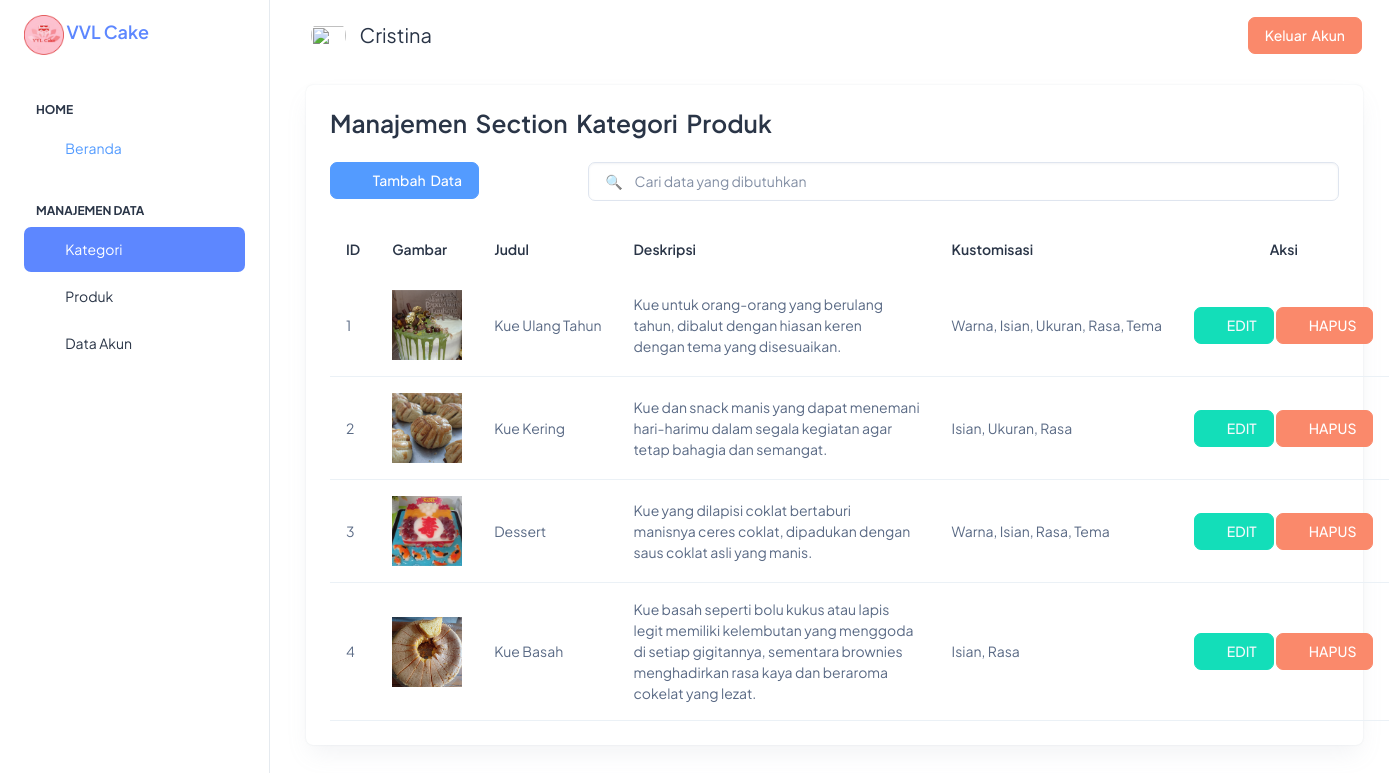
The page /admin_dashboard.php?section=produk_kami (signed in) on the database its author committed.
### tables this page shows
CREATE TABLE `produk_kami` (
  `id_produkkami` int(10) NOT NULL,
  `gambar_pk` varchar(255) NOT NULL,
  `judul_pk` varchar(80) NOT NULL,
  `deskripsi_pk` varchar(255) NOT NULL,
  `kustomisasi` varchar(255) NOT NULL
);

### web/produk_kami/produk_kami.php (the view, shortened to what this page needs)
<?php
$aksi = isset($_GET['aksi']) ? $_GET['aksi'] : "";
if ($aksi == "tambah") {
    include "produkkami_tambah.php";
} else if ($aksi == "edit") {
    include "produkkami_edit.php";
} else {
?>
    <div class="container-fluid">
        <div class="col-lg-12 d-flex align-items-stretch">
            <div class="card w-100">
                <div class="card-body p-4">
                    <h3 class="fw-semibold mb-4">Manajemen&nbsp; Section&nbsp; Kategori&nbsp; Produk</h3>
                    <div class="row">
                        <div class="mb-3 col-sm-3">
                            <a href="admin_dashboard.php?section=produk_kami&aksi=tambah" class="btn btn-info">
                                <span style="margin-right:10px;"><i class="ti ti-pencil-plus"></i></span>
                                <span>&nbsp;Tambah &nbsp;Data</span>
                            </a>
                        </div>
                        <div class="form-group mb-4 d-flex col-sm-9">
                            <input type="text" id="myInput" class="form-control" name="" placeholder="&#128269; &nbsp; &nbsp; Cari data yang dibutuhkan">
                        </div>
                    </div>
                    <div class="table-responsive-sm">
                        <table class="table text-nowrap mb-0 align-middle" width="100%" cellspacing="0">
                            <thead class="text-dark fs-4">
                                <tr>
                                    <th class="border-bottom-0" style="width: 5%">
                                        <h6 class="fw-semibold mb-0">ID</h6>
                                    </th>
                                    <th class="border-bottom-0" style="width: 15%">
                                        <h6 class="fw-semibold mb-0">Gambar</h6>
                                    </th>
                                    <th class="border-bottom-0" style="width: 15">
                                        <h6 class="fw-semibold mb-0">Judul</h6>
                                    </th>
                                    <th class="border-bottom-0" style="width: 25%">
                                        <h6 class="fw-semibold mb-0">Deskripsi</h6>
                                    </th>
                                    <th class="border-bottom-0" style="width:  15%">
                                        <h6 class="fw-semibold mb-0">Kustomisasi</h6>
                                    </th>
                                    <th class="border-bottom-0 text-center" style="width: 25%">
                                        <h6 class="fw-semibold mb-0">Aksi</h6>
                                    </th>
                                </tr>
                            </thead>
                            <tbody id="myTable">
                                <?php
                                $no = 1;
                                $sql = "SELECT * FROM produk_kami";
                                $query = mysqli_query($con, $sql);
                                while ($row = mysqli_fetch_array($query)) {
                                    $link_edit = "admin_dashboard.php?section=produk_kami&aksi=edit&id=$row[id_produkkami]";
                                    $link_gambar = "./assets/images/inserted_img/$row[gambar_pk]";
                                ?>
                                    <tr>
                                        <td>
                                            <?= $no; ?>
                                        </td>
                                        <td>
                                            <img src="<?= $link_gambar; ?>" class="zoom-hover" style='height: 70px; width: 70px; object-fit: cover'>
                                        </td>
                                        <td>
                                            <?= $row['judul_pk']; ?>
                                        </td>
                                        <td w>
                                            <?php $text = $row['deskripsi_pk'];
                                            $deskripsi = wordwrap($text, 40, "<br/>\n");
                                            echo $deskripsi;
                                            ?>
                                        </td>
                                        <td>
                                            <?= $row['kustomisasi'];
                                            ?>
                                        </td>
                                        <td class="text-center">
                                            <button type="button" class="btn btn-success">
                                                <a class="text-light" href="<?= $link_edit; ?>">
                                                    <i class="ti ti-edit"></i>&nbsp; EDIT
                                                </a>
                                            </button>
                                            <button type="button" class="btn btn-danger" data-bs-toggle="modal" data-bs-target="#hapuskategori<?= $row['id_produkkami']; ?>">
                                                <i class="ti ti-trash"></i>&nbsp; HAPUS
                                            </button>
                                        </td>
                                    </tr>
                                <?php
                                    $no++;
                                }
                                ?>
                            </tbody>
                        </table>
                    </div>
                </div>
            </div>
        </div>
    </div>
<?php
}
?>

### web/produk_kami/produk_kami.php (style rules this page uses)
.zoom-hover { transition: .2s; }

### rows shown on the page
produk_kami: gambar_pk (picture), judul_pk "Kue Ulang Tahun", deskripsi_pk "Kue untuk orang-orang yang berulang tahun, dibalut dengan hiasan keren dengan tema yang disesuaikan.", kustomisasi "Warna, Isian, Ukuran, Rasa, Tema"
produk_kami: gambar_pk (picture), judul_pk "Kue Kering", deskripsi_pk "Kue dan snack manis yang dapat menemani hari-harimu dalam segala kegiatan agar tetap bahagia dan semangat.", kustomisasi "Isian, Ukuran, Rasa"
produk_kami: gambar_pk (picture), judul_pk "Dessert", deskripsi_pk "Kue yang dilapisi coklat bertaburi manisnya ceres coklat, dipadukan dengan saus coklat asli yang manis.", kustomisasi "Warna, Isian, Rasa, Tema"
produk_kami: gambar_pk (picture), judul_pk "Kue Basah", deskripsi_pk "Kue basah seperti bolu kukus atau lapis legit memiliki kelembutan yang menggoda di setiap gigitannya, sementara brownies menghadirkan rasa kaya dan beraroma cokelat yang lezat.", kustomisasi "Isian, Rasa"

### other values the page prints
$_SESSION['admin_name'] "Cristina"
